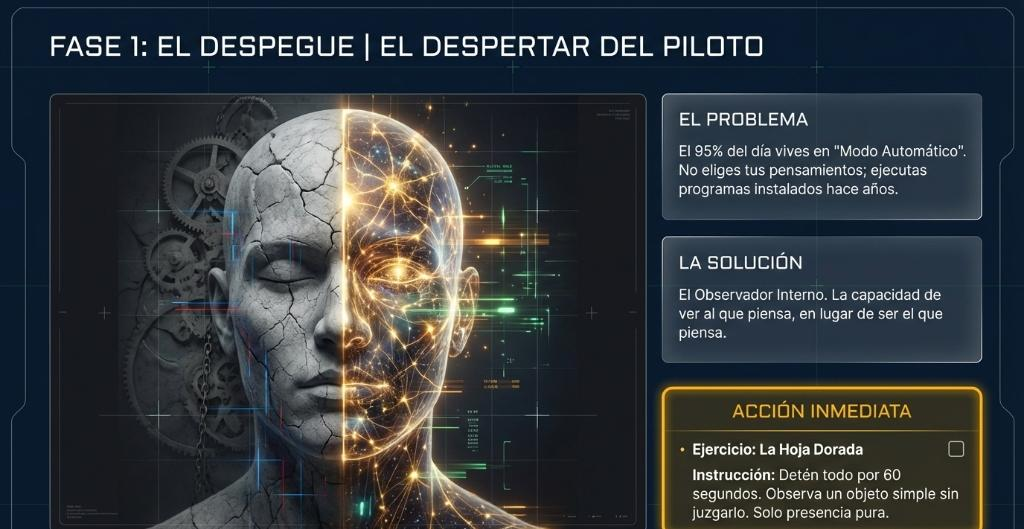
#> input picture imagenes/capitulo_01.jpg, 1024 x 529 px; its folder holds 4 pictures in this run
$ python remove_watermark_crop.py
#> lines starting #> are read from the running program, lines starting #| are printed output that depends on the picture
from PIL import Image
import glob
import os

folder = r"d:\cesar\dev\libros\Apaga_el_piloto_automatico2\imagenes"
files = glob.glob(os.path.join(folder, "*.png")) + glob.glob(os.path.join(folder, "*.jpg"))

for file in files:
    try:
        with Image.open(file) as img:
#> img is the input picture: PIL image 1024x529 RGB; mean R, G, B 51.1, 56.7, 60.9
            width, height = img.size
#> width = 1024; height = 529
            if height > 200:
                # We crop the bottom 45 pixels
                cropped = img.crop((0, 0, width, height - 42))
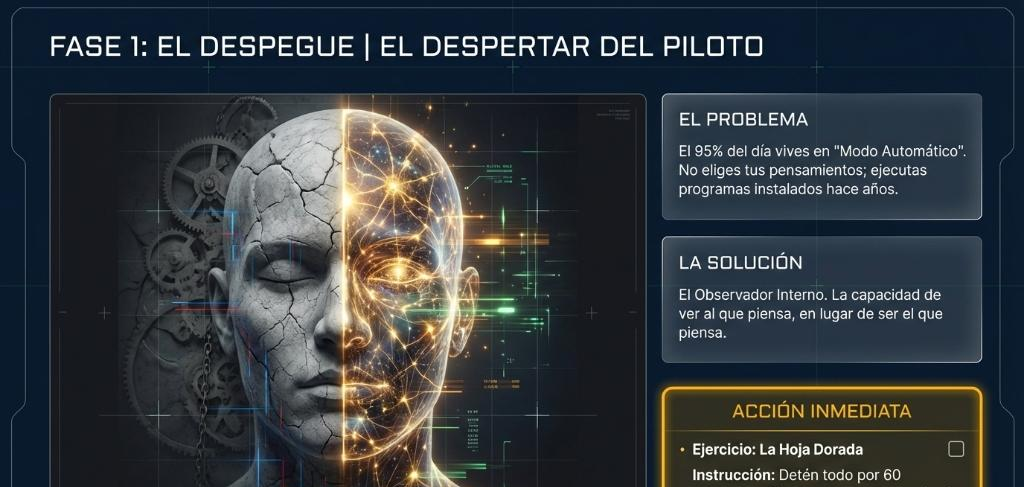
#> cropped: PIL image 1024x487 RGB; mean R, G, B 50.9, 57, 61.9
                # For safety, save it to RGB
                rgb_img = cropped.convert('RGB')

        # save separately to avoid file lock
        rgb_img.save(file)
        print(f"Cropped {os.path.basename(file)} from {height} to {height-42}")
#| Cropped capitulo_01.jpg from 529 to 487
    except Exception as e:
        print(f"Error processing {file}: {e}")
#> pass 2 of the loop `for file in files:`:
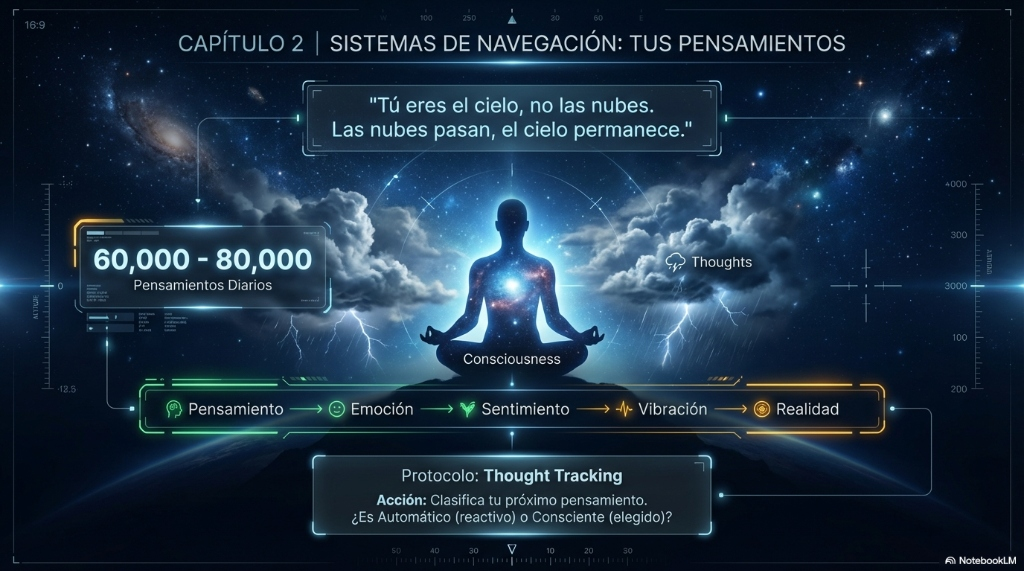
#> input picture imagenes/capitulo_02.jpg, 1024 x 571 px
#> img is the input picture: PIL image 1024x571 RGB; mean R, G, B 26.9, 47.3, 66.7
#> `cropped = img.crop((0, 0, width, height - 42))`:
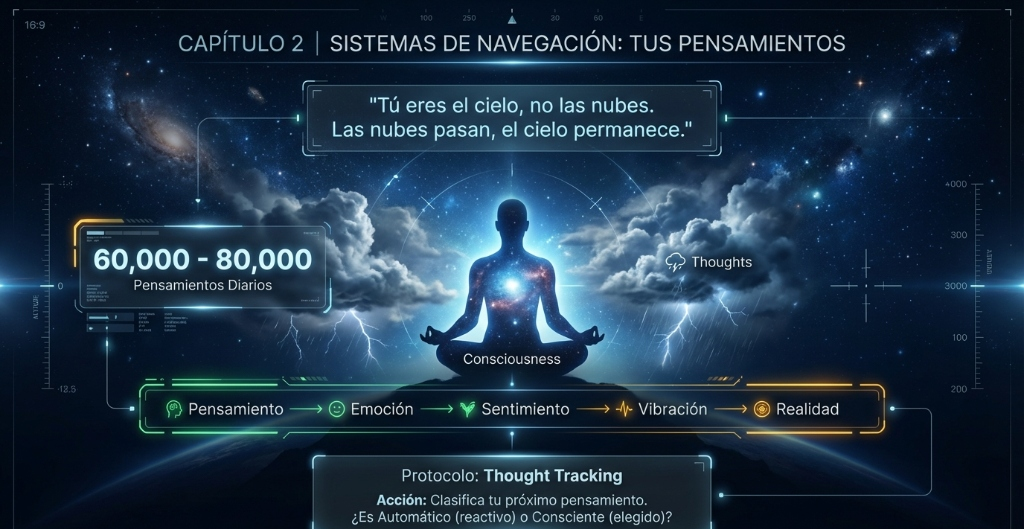
#> cropped: PIL image 1024x529 RGB; mean R, G, B 28.5, 49.8, 69.8
#| Cropped capitulo_02.jpg from 571 to 529
#> pass 3 of the loop `for file in files:`:
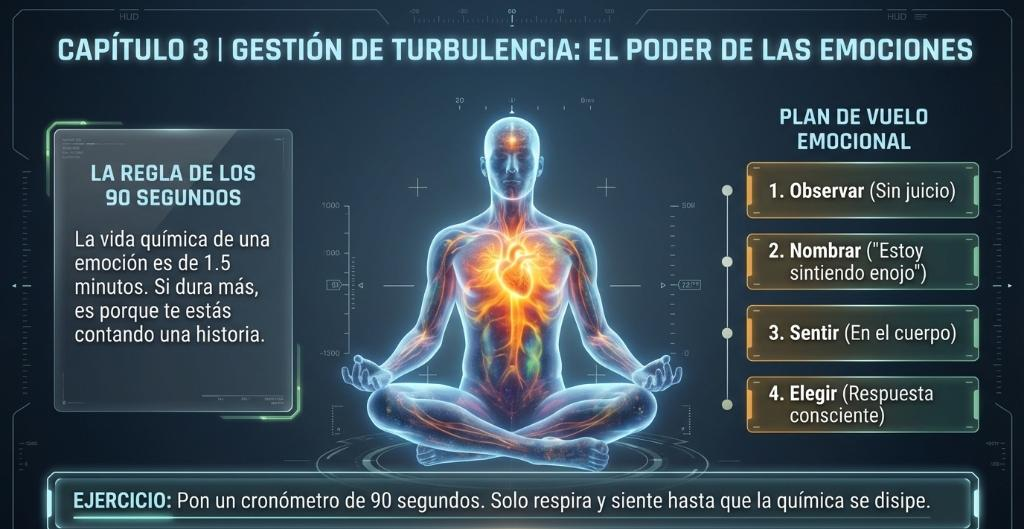
#> input picture imagenes/capitulo_03.jpg, 1024 x 529 px
#> img is the input picture: PIL image 1024x529 RGB; mean R, G, B 56.7, 73.9, 85.2
#> `cropped = img.crop((0, 0, width, height - 42))`:
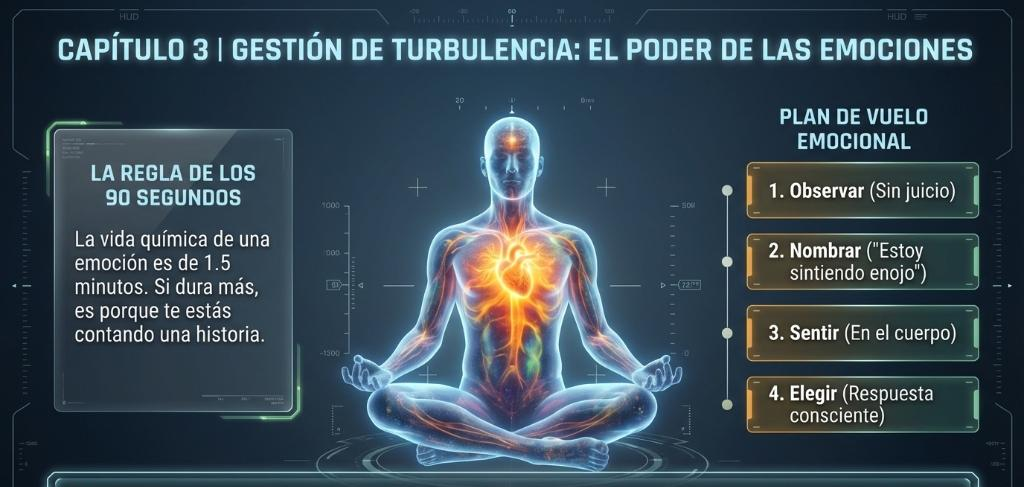
#> cropped: PIL image 1024x487 RGB; mean R, G, B 56.5, 73.6, 85.1
#| Cropped capitulo_03.jpg from 529 to 487
#> the loop made 4 passes; the first 3 are shown
